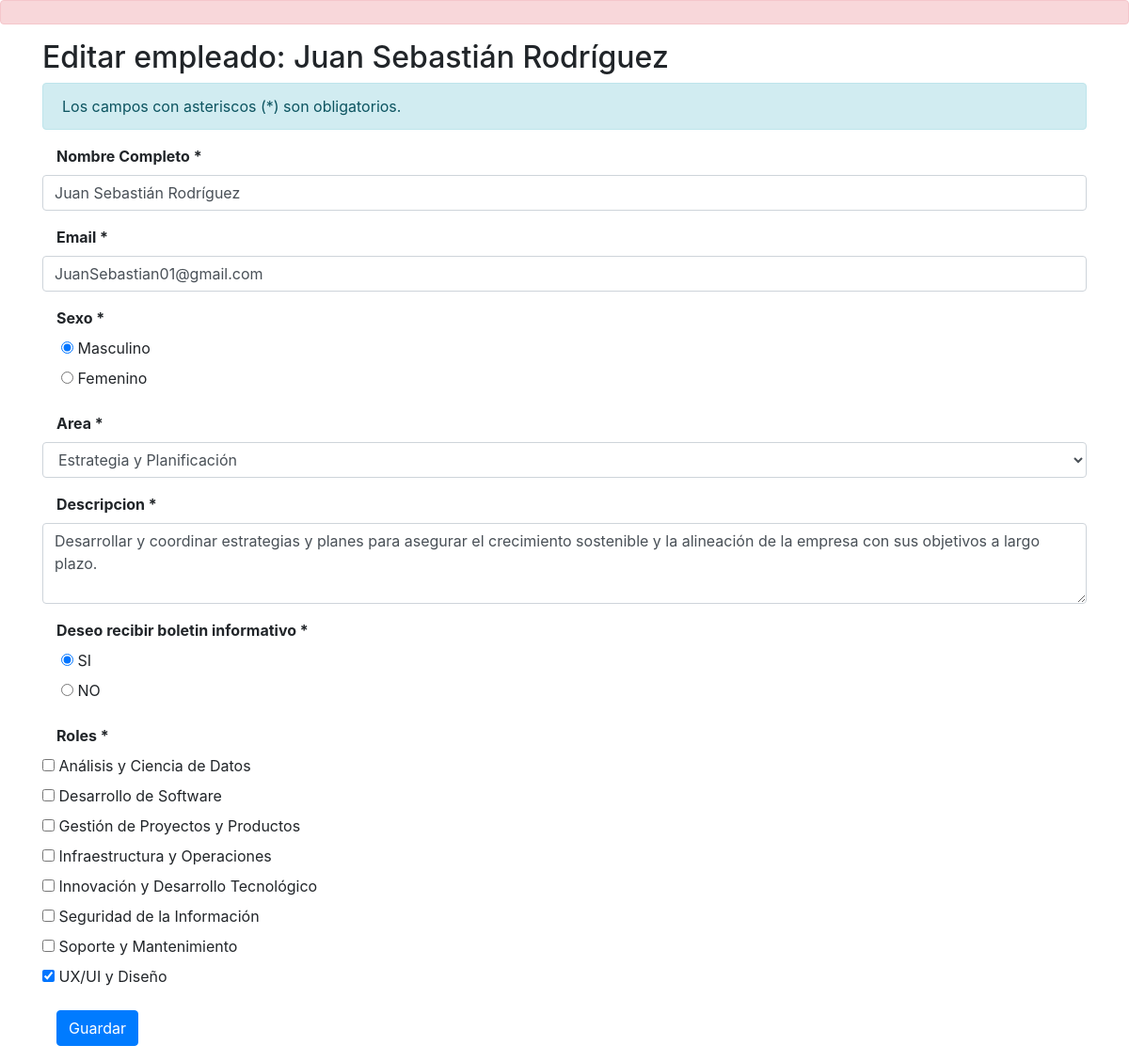
The page /?c=empleado&a=seleccionarEmpleado&id=2 on the database its author committed.
### tables this page shows
CREATE TABLE `t_empleado` (
  `id` int(11) NOT NULL,
  `nombre` varchar(200) NOT NULL,
  `email` varchar(200) NOT NULL,
  `sexo` char(1) NOT NULL,
  `area_id` int(11) NOT NULL,
  `boletin` char(1) NOT NULL,
  `descripcion` text NOT NULL
);

CREATE TABLE `t_roles` (
  `id` int(11) NOT NULL,
  `nombre` varchar(200) NOT NULL
);

### controllers/empleadoController.php (called while the page is built, shortened)
<?php
require_once 'modelos/empleado.php';
class EmpleadoController{
    private $model;
    public function __CONSTRUCT(){
        $this->model = new empleado();
    }
    public function seleccionarEmpleado(){
        $empleado = new empleado();
        if(isset($_REQUEST['id'])){
            $empleado = $this->model->seleccionarEmpleado($_REQUEST['id']);
            $roles = $this->model->seleccionarRoles($_REQUEST['id']);
        }
        require_once 'vistas/editar.php';
    }
}

### modelos/conexion.php (called while the page is built, shortened)
<?php
  class Db {
    public static function conectar() {
        try {
            $pdo = new PDO('mysql:host=localhost;dbname=bd_nexura_luis_martinez;charset=utf8', 'root', '');
            $pdo->setAttribute(PDO::ATTR_ERRMODE, PDO::ERRMODE_EXCEPTION);
            return $pdo;
        } catch (PDOException $e) {
            echo 'Error al conectar a la base de datos: ' . $e->getMessage();
            exit;
        }
    }
  }
?>

### modelos/empleado.php (called while the page is built, shortened)
<?php
class Empleado
{
	private $pdo;
	public function __CONSTRUCT(){
		try
		{
			$this->pdo = Db::conectar();
		}
		catch(Exception $e)
		{
			die($e->getMessage());
		}
	}
    public function obtenerAreas(){
		try
		{
			$stm = $this->pdo->prepare("SELECT * FROM t_areas");
			$stm->execute();
			return $stm->fetchAll(PDO::FETCH_OBJ);
		}
		catch(Exception $e)
		{
			die($e->getMessage());
		}
	}
    public function obtenerRoles(){
		try
		{
			$stm = $this->pdo->prepare("SELECT * FROM t_roles");
			$stm->execute();
			return $stm->fetchAll(PDO::FETCH_OBJ);
		}
		catch(Exception $e)
		{
			die($e->getMessage());
		}
	}
	public function seleccionarEmpleado($idEmpleado){
		try
		{
			$stm = $this->pdo->prepare("SELECT
                                            t_empleado.id as id,
                                            t_empleado.nombre AS nombre,
                                            t_empleado.email AS email,
                                            t_empleado.sexo AS sexo,
                                            t_areas.id AS area,
                                            t_empleado.boletin AS boletin,
											t_empleado.descripcion AS descripcion
                                        FROM t_empleado
                                        LEFT JOIN t_areas ON t_empleado.area_id = t_areas.id
                                        WHERE t_empleado.id = ?");
			$stm->execute(array($idEmpleado));
			return $stm->fetch(PDO::FETCH_OBJ);
		} catch (Exception $e)
		{
			die($e->getMessage());
		}
	}
	public function seleccionarRoles($idEmpleado){
		try
		{
			$stm = $this->pdo->prepare("SELECT rol_id FROM t_empleado_rol WHERE empleado_id = ?");
			$stm->execute(array($idEmpleado));
			$roles = [];
            foreach($stm->fetchAll(PDO::FETCH_OBJ) as $key => $value){
                array_push($roles, $value->rol_id);
            }
			return $roles;
		} catch (Exception $e)
		{
			die($e->getMessage());
		}
	}
}

### vistas/editar.php (the view, shortened to what this page needs)
<!DOCTYPE html>
<html lang="es">
<head>
  <link rel="stylesheet" href="https://maxcdn.bootstrapcdn.com/bootstrap/4.5.2/css/bootstrap.min.css">
</head>
<body>
  <div id="alertDiv" class="alert alert-danger fade show" role="alert">
  </div>
  <div class="container">
    <h2>Editar empleado: <?php echo $empleado->nombre; ?></h2>
    <div class="alert alert-info">
      Los campos con asteriscos (*) son obligatorios.
    </div>
    <form id="formulario-actualizar" action="?c=empleado&a=actualizarEmpleado" method="post"  class="form-horizontal">
      <div class="form-group">
        <label class="control-label col-sm-12" for="nombre"><b>Nombre Completo *</b></label>
          <input type="text" class="form-control" id="nombre" placeholder="Nombre completo del empleado" value="<?php echo $empleado->nombre; ?>" name="nombre" required>
      </div>
      <div class="form-group">
        <label class="control-label col-sm-12" for="email"><b>Email *</b></label>
          <input type="email" class="form-control" id="email" placeholder="Correo electronico" value="<?php echo $empleado->email; ?>" name="email" required>
      </div>
      <div class="form-group">
        <label class="control-label col-sm-12" for="sexo"><b>Sexo *</b></label>
          <div class="form-check">
            <input type="radio" <?php if ($empleado->sexo == 'M') echo 'checked="checked"'; ?> id="M" name="sexo" value="M">
            <label for="M">Masculino</label><br>
            <input type="radio" <?php if ($empleado->sexo == 'F') echo 'checked="checked"'; ?> id="F" name="sexo" value="F">
            <label for="F">Femenino</label><br>
          </div>
      </div>
      <div class="form-group">
        <label class="control-label col-sm-12" for="area"><b>Area *</b></label>
        <select class="form-control form-select-lg mb-3" id="area" name="area" required>
          <?php foreach($this->model->obtenerAreas() as $r): ?>
            <option value="<?php echo $r->id; ?>" <?php if ($empleado->area == $r->id) echo 'selected'; ?>><?php echo $r->nombre; ?></option>
          <?php endforeach; ?>
        </select>
      </div>
      <div class="form-group">
        <label class="control-label col-sm-12" for="descripcion"><b>Descripcion *</b></label>
        <textarea id="descripcion" name="descripcion" class="form-control" rows="3"  required><?php echo $empleado->descripcion; ?></textarea>
      </div>
      <div class="form-group">
        <label class="control-label col-sm-12" for="sexo"><b>Deseo recibir boletin informativo *</b></label>
          <div class="form-check">
            <input type="radio" <?php if ($empleado->boletin == 'S') echo 'checked="checked"'; ?> id="S" name="boletin" value="S">
            <label for="S">SI</label><br>
            <input type="radio" <?php if ($empleado->boletin == 'N') echo 'checked="checked"'; ?> id="N" name="boletin" value="N">
            <label for="N">NO</label><br>
          </div>
      </div>
      <div class="form-group">
        <label class="control-label col-sm-12" for="roles"><b>Roles *</b> <?php json_encode($roles); ?></label>
          <div class="checkbox" style="display: grid;">
                <?php foreach($this->model->obtenerRoles() as $r): ?>
                    <?php if ( in_array($r->id, $roles) ): ?>
                        <label>
                            <input type="checkbox" id="roles" name="roles[]" checked value="<?php echo $r->id; ?>">
                            <?php echo $r->nombre; ?>
                            <br/>
                        </label>
                    <?php else: ?>
                        <label>
                            <input type="checkbox" id="roles" name="roles[]" value="<?php echo $r->id; ?>">
                            <?php echo $r->nombre; ?>
                            <br/>
                        </label>
                    <?php endif; ?>
            <?php endforeach; ?>
          </div>
      </div>
      <div class="form-group">
        <div class="control-label col-sm-12">
        <button id="btnGuardar" class="btn btn-primary">Guardar</button>
        </div>
      </div>
    </form>
  </div>
</body>
</html>

### rows shown on the page
t_empleado: nombre "Juan Sebastián Rodríguez", email "JuanSebastian01@gmail.com", sexo "☑ Masculino", sexo "☐ Femenino", descripcion "Desarrollar y coordinar estrategias y planes para asegurar el crecimiento sostenible y la alineación de la empresa con sus objetivos a largo plazo.", boletin "☑ SI", boletin "☐ NO"
t_roles: nombre "Análisis y Ciencia de Datos"
t_roles: nombre "Desarrollo de Software"
t_roles: nombre "Gestión de Proyectos y Productos"
t_roles: nombre "Infraestructura y Operaciones"
t_roles: nombre "Innovación y Desarrollo Tecnológico"
t_roles: nombre "Seguridad de la Información"
t_roles: nombre "Soporte y Mantenimiento"
t_roles: nombre "UX/UI y Diseño"

### other values the page prints
form field area "Estrategia y Planificación"
